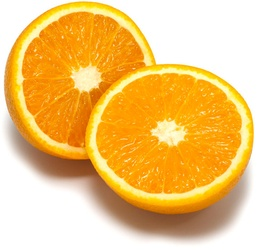
%> input picture image-segmentation/script/orange.jpg, 260 x 250 px, shrunk from 572 x 551 before the run
$ octave norm_cuts_example.m   (GNU Octave 9; MATLAB toolbox functions it lacks are replaced by stand-ins)
%> lines starting %> are read from the running program, lines starting %| are printed output that depends on the picture
### image-segmentation/script/norm_cuts_segm.m
function segm = norm_cuts_segm(I, colour_bandwidth, radius, ncuts_thresh, max_area, max_depth)

tic
[nRow, nCol, c] = size(I);
N = nRow * nCol;
V = reshape(I, N, c); % connect up-to-down way. Vertices of Graph

fprintf('Compute affinity matrix...\n');
W = ncuts_affinity(I, radius, colour_bandwidth);
toc

fprintf('Solve eigenvalue problems to find partitions...\n');
Seg = (1:N)';
[Seg, Id, Ncut] = ncuts_partition(Seg, W, ncuts_thresh, max_area, 'ROOT', max_depth, 1);

segm = zeros(nRow*nCol, 1);
for i=1:length(Seg)
    segm(Seg{i}) = i;
    fprintf('%s. Ncut = %f\n', Id{i}, Ncut{i});
end

segm = uint32(reshape(segm, nRow, nCol));
toc

### image-segmentation/script/ncuts_affinity.m
function A = ncuts_affinity(im, XY_RADIUS, RGB_SIGMA)

sz = [size(im,1), size(im,2)];

% Find all pairs of pixels within a distance of XY_RADIUS
rad = ceil(XY_RADIUS);
[di,dj] = ndgrid(-rad:rad, -rad:rad);
dv = (dj.^2 + di.^2) <= XY_RADIUS.^2;
di = di(dv);
dj = dj(dv);

[i,j] = ndgrid(1:size(im,1), 1:size(im,2));
i = repmat(i(:), 1, length(di));
j = repmat(j(:), 1, length(di));
i_ = bsxfun(@plus, i, di');
j_ = bsxfun(@plus, j, dj');
v = (i_ >= 1) & (i_ <= size(im,1)) & (j_ >= 1) & (j_ <= size(im,2));
pair_i = sub2ind(sz, i(v), j(v));
pair_j = sub2ind(sz, i_(v), j_(v));

% Weight each pair by the difference in RGB values, divided by RGB_SIGMA
RGB = double(reshape(im, [], size(im,3)))/RGB_SIGMA;
W = exp(-sum((RGB(pair_i,:) - RGB(pair_j,:)).^2,2));

% Construct an affinity matrix
A = sparse(pair_i, pair_j, W, prod(sz), prod(sz));

### image-segmentation/script/ncuts_partition.m
function [Seg Id Ncut] = ncuts_partition(I, W, sNcut, sArea, id, maxDepth, depth)
% NcutPartition - Partitioning
%
% Synopsis
%  [sub ids ncuts] = ncuts_partition(I, W, sNcut, sArea, [id])
%
% Description
%  Partitioning. This function is called recursively.
%
% Inputs ([]s are optional)
%  (vector) I        N x 1 vector representing a segment to be partitioned.
%                    Each element has a node index of V (global segment).
%  (matrux) W        N x N matrix representing the computed similarity
%                    (weight) matrix.
%                    W(i,j) is similarity between node i and j.
%  (scalar) sNcut    The smallest Ncut value (threshold) to keep partitioning.
%  (scalar) sArea    The smallest size of area (threshold) to be accepted
%                    as a segment.
%  (string) [id]     A label of the segment (for debugg)
%
% Outputs ([]s are optional)
%  (cell)   Seg      A cell array of segments partitioned.
%                    Each cell is the each segment.
%  (cell)   Id       A cell array of strings representing labels of each segment.
%                    IDs are generated as children based on a parent id.
%  (cell)   Ncut     A cell array of scalars representing Ncut values
%                    of each segment.
%
% Requirements
%  NcutValue
%
% Authors
%  Naotoshi Seo <sonots(at)sonots.com>
%
% License
%  The program is free to use for non-commercial academic purposes,
%  but for course works, you must understand what is going inside to use.
%  The program can be used, modified, or re-distributed for any purposes
%  if you or one of your group understand codes (the one must come to
%  court if court cases occur.) Please contact the authors if you are
%  interested in using the program without meeting the above conditions.

% Changes
%  10/01/2006  First Edition
% Compute D
N = length(W);
d = sum(W, 2);
D = spdiags(d, 0, N, N); % diagonal matrix

% Step 2 and 3. Solve generalized eigensystem (D -W)*S = S*D*U (12).
% (13) is not necessary thanks to smart matlab.
% Get the 2 smallests ('sm')
warning off; % let me stop warning
[EV, EVal] = ncuts(W, 2); %%%
% 2nd smallest (1st smallest has all same value elements, and useless)
U2 = EV(:, 2);

% Step 3. Refer 3.1 Example 3.
% Bipartition the graph at point that Ncut is minimized.
t = mean(U2);
t = fminsearch('ncuts_value', t, [], U2, W, D);
A = find(U2 > t);
B = find(U2 <= t);

% Step 4. Decide if the current partition should be divided
% if either of partition is too small, stop recursion.
% if Ncut is larger than threshold, stop recursion.
ncut = ncuts_value(t, U2, W, D);
fprintf('Cutting ncut=%.3f sizes=(%d,%d)\n', ncut, length(A), length(B));
if (length(A) < sArea || length(B) < sArea) || ncut > sNcut || depth > maxDepth
    Seg{1}   = I;
    Id{1}   = id; % for debugging
    Ncut{1} = ncut; % for duebuggin
    return;
end

% Seg segments of A
[SegA IdA NcutA] = ncuts_partition(I(A), W(A, A), sNcut, sArea, [id '-A'], maxDepth, depth+1);
% I(A): node index at V. A is index at the segment, I
% W(A, A); % weight matrix in segment A

% Seg segments of B
[SegB IdB NcutB] = ncuts_partition(I(B), W(B, B), sNcut, sArea, [id '-B'], maxDepth, depth+1);

% concatenate cell arrays
Seg   = [SegA SegB];
Id   = [IdA IdB];
Ncut = [NcutA NcutB];
end

### image-segmentation/script/ncuts.m
function [EV, EVal] = ncuts(A, n_ev)
% Computes the n_ev smallest (non-zero) eigenvectors and eigenvalues of the
% of the Laplacian of A

D = sparse(1:size(A,1), 1:size(A,1), full(sum(A, 1)), size(A,1), size(A,2));

opts.issym = 0;
opts.isreal = 1;
opts.disp = 0;
nvec = n_ev+1;

[EV, EVal] = eigs((D - A) + (10^-10) * speye(size(D)), D, nvec, 'sm',opts);

[junk, sortidx] = sort(diag(EVal), 'descend');
EV = EV(:,sortidx(end-1:-1:1));
v = diag(EVal);
EVal = v(sortidx(end-1:-1:1));

EV = bsxfun(@rdivide, EV, sqrt(sum(EV.^2,1))); % makes the eigenvectors unit norm

### image-segmentation/script/mean_segments.m
function Inew = mean_segments(I, segm)

N = max(max(segm));
[h, w, c] = size(I);
Ic = single(reshape(I, [h*w, c]));
sc = reshape(segm, [h*w,1]);
cols = zeros(N, c);
nums = zeros(N, 1);
for i=1:h*w
    s = sc(i);
    cols(s,:) = cols(s,:) + Ic(i,:);
    nums(s) = nums(s) + 1;
end
cols = bsxfun(@rdivide, cols, nums);
Inew = uint8(reshape(cols(sc,:), [h,w,c]));

### image-segmentation/script/overlay_bounds.m
function imout = overlap_bounds(im, segm)
[h, w] = size(segm);
imcut = segm(2 : h - 1, 2 : w - 1);
diff = [ ones(1, w) ; ones(h - 2, 1), ((imcut == segm(3 : h, 2 : w - 1)) & (imcut == segm(2 : h - 1, 3 : w)) &...
  (imcut == segm(1 : h - 2, 2 : w - 1)) & (imcut == segm(2 : h - 1, 1 : w - 2))), ones(h - 2, 1); ones(1, w) ];
mask = repmat(uint8(diff), [1, 1, 3]);
imout = (im .* mask);
imout(:, :, 1) = imout(:, :, 1) + (1 - mask(:, :, 1))*255;

### image-segmentation/script/ncuts_value.m
function ncut = ncuts_value(t, U2, W, D);
% NcutValue - 2.1 Computing the Optimal Partition Ncut. eq (5)
%
% Synopsis
%  ncut = ncuts_value(T, U2, D, W);
%
% Inputs ([]s are optional)
%  (scalar) t        splitting point (threshold)
%  (vector) U2       N x 1 vector representing the 2nd smallest
%                     eigenvector computed at step 2.
%  (matrix) W        N x N weight matrix
%  (matrix) D        N x N diagonal matrix
%
% Outputs ([]s are optional)
%  (scalar) ncut     The value calculated at the right term of eq (5).
%                    This is used to find minimum Ncut.
%
% Authors
%  Naotoshi Seo <sonots(at)sonots.com>
%
% License
%  The program is free to use for non-commercial academic purposes,
%  but for course works, you must understand what is going inside to use.
%  The program can be used, modified, or re-distributed for any purposes
%  if you or one of your group understand codes (the one must come to
%  court if court cases occur.) Please contact the authors if you are
%  interested in using the program without meeting the above conditions.

% Changes
%  10/01/2006  First Edition
x = (U2 > t);
x = (2 * x) - 1; % convert [1 0 0 1 0]' to [1 -1 -1 1 -1]' to follow paper's way
d = diag(D);
k = sum(d(x > 0)) / sum(d);
b = k / (1 - k);
y = (1 + x) - b * (1 - x);
ncut = (y' * (D - W) * y) / ( y' * D * y );
end

### image-segmentation/script/norm_cuts_example.m
colour_bandwidth = 20.0; % color bandwidth
radius = 6;              % maximum neighbourhood distance
ncuts_thresh = 0.4;      % cutting threshold
min_area = 50;          % minimum area of segment
max_depth = 8;           % maximum splitting depth
scale_factor = 0.4;      % image downscale factor
image_sigma = 2.0;       % image preblurring scale

I = imread('orange.jpg');
%> I is the input picture: size 250x260x3 uint8; mean R, G, B 241.3, 197, 119.3
I = imresize(I, scale_factor);
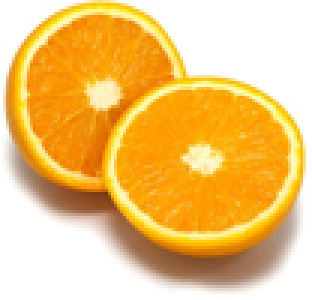
%> I: size 100x104x3 uint8 (shown 3 times larger); mean R, G, B 241.3, 197, 119.2
Iback = I;
d = 2*ceil(image_sigma*2) + 1;
h = fspecial('gaussian', [d d], image_sigma);
I = imfilter(I, h);
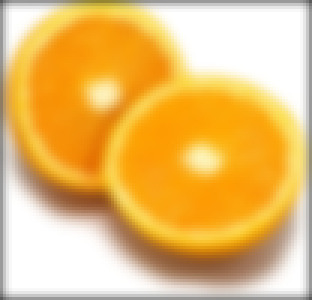
%> I: size 100x104x3 uint8 (shown 3 times larger); mean R, G, B 234.1, 189.8, 112.2

segm = norm_cuts_segm(I, colour_bandwidth, radius, ncuts_thresh, min_area, max_depth);
%> in ncuts, `[EV, EVal] = eigs((D - A) + (10^-10) * speye(size(D)), D, nvec, 'sm',o..`: EVal = [1.97e-12 0 0; 0 0.000224 0; 0 0 0.000355]
%> in ncuts, `[junk, sortidx] = sort(diag(EVal), 'descend');`: junk = [0.000355; 0.000224; 1.97e-12]; sortidx = [3; 2; 1]
%> in ncuts, `v = diag(EVal);`: v = [1.97e-12; 0.000224; 0.000355]
%> in ncuts, `EVal = v(sortidx(end-1:-1:1));`: EVal = [0.000224; 0.000355]
%> in ncuts_partition, `t = mean(U2);`: t = -0.00123
%> in ncuts_partition, `t = fminsearch('ncuts_value', t, [], U2, W, D);`: t = 0.665
%> in ncuts_partition, `A = find(U2 > t);`: A = []
%> in ncuts_partition, `B = find(U2 <= t);`: B = 10400 values from 1 to 10400
%> in ncuts_partition, `ncut = ncuts_value(t, U2, W, D);`: ncut = NaN
%| Cutting ncut=NaN sizes=(0,10400)
%> in norm_cuts_segm, `[Seg, Id, Ncut] = ncuts_partition(Seg, W, ncuts_thresh, max_area, 'ROO..`: Seg = 1 item; Id = {'ROOT'}; Ncut = {NaN}
%> the loop in norm_cuts_segm, `for i=1:length(Seg)` made 1 pass
%| ROOT. Ncut = NaN
%> in norm_cuts_segm, `segm = uint32(reshape(segm, nRow, nCol));`: segm: size 100x104 uint32; every value is 1
Inew = mean_segments(Iback, segm);
%> in mean_segments, `N = max(max(segm));`: N = 1
%> after the loop in mean_segments, `for i=1:h*w`: cols = [2509981 2049002 1240142]
%> in mean_segments, `cols = bsxfun(@rdivide, cols, nums);`: cols = [241.3 197 119.2]
%> in mean_segments, `Inew = uint8(reshape(cols(sc,:), [h,w,c]));`:
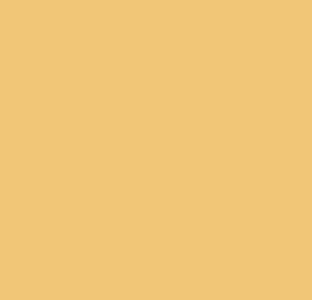
%> Inew: size 100x104x3 uint8 (shown 3 times larger); mean R, G, B 241, 197, 119
I = overlay_bounds(Iback, segm);
%> in overlap_bounds, `imcut = segm(2 : h - 1, 2 : w - 1);`: imcut: size 98x102 uint32; every value is 1
%> in overlap_bounds, `diff = [ ones(1, w) ; ones(h - 2, 1), ((imcut == segm(3 : h, 2 : w - 1..`: diff: size 100x104 double; every value is 1
%> in overlap_bounds, `mask = repmat(uint8(diff), [1, 1, 3]);`: mask: size 100x104x3 uint8; every value is 1
imwrite(Inew,'result/normcuts1.png')
imwrite(I,'result/normcuts2.png')

subplot(1,2,1)
imshow(I)
subplot(1,2,2)
imshow(Inew)
